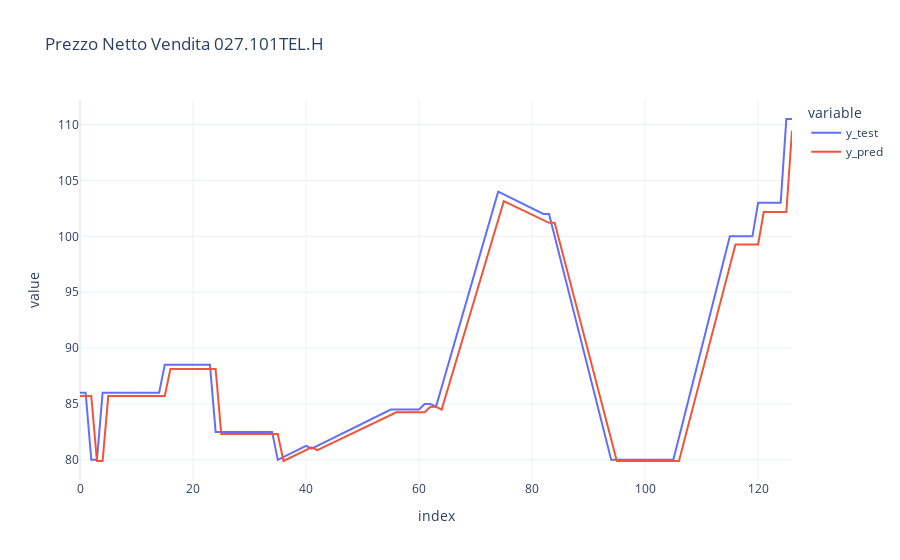

The code cell stored with this chart in its notebook:
### Code cell
# use liear regression to predict the price
from sklearn.linear_model import LinearRegression, Ridge, Lasso, ElasticNet
from sklearn.model_selection import train_test_split

X = df_027[["MA"]]
y = df_027[["MA"]].shift(-1).ffill()

X_train, X_test, y_train, y_test = train_test_split(X, y, test_size=0.50, random_state=42, shuffle=False)

model = Lasso()
model.fit(X_train, y_train)

y_pred = model.predict(X_test)

df_pred = pd.DataFrame(data={'y_test': y_test.values.flatten(), 'y_pred': y_pred.flatten()})

fig = px.line(df_pred, template='plotly_white', title='Prezzo Netto Vendita 027.101TEL.H')
#fig.add_scatter(x=X_test.flatten(), y=y_pred, mode='lines')

fig.show()

### Figure 1 — Plotly figure (JSON) as saved in the notebook; plotly's stock layout.template omitted (floating-point values rounded to 4 significant figures)
{"data": [{"hovertemplate": "variable=y_test<br>index=%{x}<br>value=%{y}<extra></extra>", "legendgroup": "y_test", "line": {"color": "#636efa", "dash": "solid"}, "marker": {"symbol": "circle"}, "mode": "lines", "name": "y_test", "orientation": "v", "showlegend": true, "type": "scatter", "x": [0, 1, 2, 3, 4, 5, 6, 7, 8, 9, 10, 11, 12, 13, 14, 15, 16, 17, 18, 19, 20, 21, 22, 23, 24, 25, 26, 27, 28, 29, 30, 31, 32, 33, 34, 35, 36, 37, 38, 39, 40, 41, 42, 43, 44, 45, 46, 47, 48, 49, 50, 51, 52, 53, 54, 55, 56, 57, 58, 59, 60, 61, 62, 63, 64, 65, 66, 67, 68, 69, 70, 71, 72, 73, 74, 75, 76, 77, 78, 79, 80, 81, 82, 83, 84, 85, 86, 87, 88, 89, 90, 91, 92, 93, 94, 95, 96, 97, 98, 99, 100, 101, 102, 103, 104, 105, 106, 107, 108, 109, 110, 111, 112, 113, 114, 115, 116, 117, 118, 119, 120, 121, 122, 123, 124, 125, 126], "xaxis": "x", "y": [86, 86, 80, 80, 86, 86, 86, 86, 86, 86, 86, 86, 86, 86, 86, 88.5, 88.5, 88.5, 88.5, 88.5, 88.5, 88.5, 88.5, 88.5, 82.5, 82.5, 82.5, 82.5, 82.5, 82.5, 82.5, 82.5, 82.5, 82.5, 82.5, 80, 80.25, 80.5, 80.75, 81, 81.25, 81, 81.25, 81.5, 81.75, 82, 82.25, 82.5, 82.75, 83, 83.25, 83.5, 83.75, 84, 84.25, 84.5, 84.5, 84.5, 84.5, 84.5, 84.5, 85, 85, 84.75, 86.5, 88.25, 90, 91.75, 93.5, 95.25, 97, 98.75, 100.5, 102.2, 104, 103.8, 103.5, 103.2, 103, 102.8, 102.5, 102.2, 102, 102, 100, 98, 96, 94, 92, 90, 88, 86, 84, 82, 80, 80, 80, 80, 80, 80, 80, 80, 80, 80, 80, 80, 82, 84, 86, 88, 90, 92, 94, 96, 98, 100, 100, 100, 100, 100, 103, 103, 103, 103, 103, 110.5, 110.5], "yaxis": "y"}, {"hovertemplate": "variable=y_pred<br>index=%{x}<br>value=%{y}<extra></extra>", "legendgroup": "y_pred", "line": {"color": "#EF553B", "dash": "solid"}, "marker": {"symbol": "circle"}, "mode": "lines", "name": "y_pred", "orientation": "v", "showlegend": true, "type": "scatter", "x": [0, 1, 2, 3, 4, 5, 6, 7, 8, 9, 10, 11, 12, 13, 14, 15, 16, 17, 18, 19, 20, 21, 22, 23, 24, 25, 26, 27, 28, 29, 30, 31, 32, 33, 34, 35, 36, 37, 38, 39, 40, 41, 42, 43, 44, 45, 46, 47, 48, 49, 50, 51, 52, 53, 54, 55, 56, 57, 58, 59, 60, 61, 62, 63, 64, 65, 66, 67, 68, 69, 70, 71, 72, 73, 74, 75, 76, 77, 78, 79, 80, 81, 82, 83, 84, 85, 86, 87, 88, 89, 90, 91, 92, 93, 94, 95, 96, 97, 98, 99, 100, 101, 102, 103, 104, 105, 106, 107, 108, 109, 110, 111, 112, 113, 114, 115, 116, 117, 118, 119, 120, 121, 122, 123, 124, 125, 126], "xaxis": "x", "y": [85.71, 85.71, 85.71, 79.9, 79.9, 85.71, 85.71, 85.71, 85.71, 85.71, 85.71, 85.71, 85.71, 85.71, 85.71, 85.71, 88.13, 88.13, 88.13, 88.13, 88.13, 88.13, 88.13, 88.13, 88.13, 82.32, 82.32, 82.32, 82.32, 82.32, 82.32, 82.32, 82.32, 82.32, 82.32, 82.32, 79.9, 80.14, 80.38, 80.62, 80.87, 81.11, 80.87, 81.11, 81.35, 81.59, 81.83, 82.08, 82.32, 82.56, 82.8, 83.05, 83.29, 83.53, 83.77, 84.01, 84.26, 84.26, 84.26, 84.26, 84.26, 84.26, 84.74, 84.74, 84.5, 86.19, 87.89, 89.58, 91.28, 92.98, 94.67, 96.37, 98.06, 99.76, 101.5, 103.1, 102.9, 102.7, 102.4, 102.2, 101.9, 101.7, 101.5, 101.2, 101.2, 99.27, 97.33, 95.4, 93.46, 91.52, 89.58, 87.65, 85.71, 83.77, 81.83, 79.9, 79.9, 79.9, 79.9, 79.9, 79.9, 79.9, 79.9, 79.9, 79.9, 79.9, 79.9, 81.83, 83.77, 85.71, 87.65, 89.58, 91.52, 93.46, 95.4, 97.33, 99.27, 99.27, 99.27, 99.27, 99.27, 102.2, 102.2, 102.2, 102.2, 102.2, 109.4], "yaxis": "y"}], "layout": {"legend": {"title": {"text": "variable"}, "tracegroupgap": 0}, "title": {"text": "Prezzo Netto Vendita 027.101TEL.H"}, "xaxis": {"anchor": "y", "domain": [0, 1], "title": {"text": "index"}}, "yaxis": {"anchor": "x", "domain": [0, 1], "title": {"text": "value"}}}}
